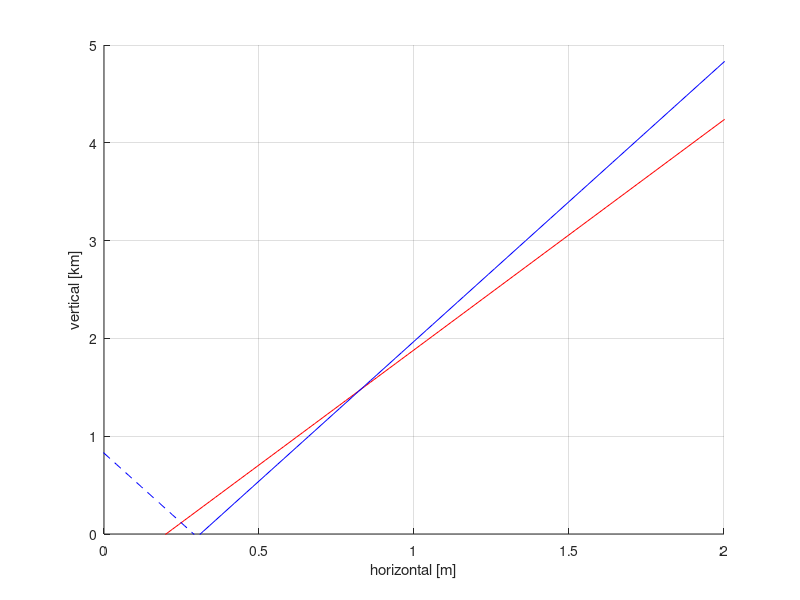

Source code (MATLAB):
clear all

% diametro do telescopio (mm)
tel_diam=400;

% campo de visao do telescopio (rad)
tel_fov=0.85e-3;

quantel_div=0.7e-3*2*2;
quantel_diam=5.3;

expansion=4;

% final diametro do laser (mm)
laser_diam=quantel_diam*expansion;

% final divergencia do laser (rad)
laser_div=quantel_div/expansion;

% separacao dos eixos (mm)
sepaxis=300;

% pos x da borda do telecopio (m)
x0=tel_diam*1e-3/2; 

% pos x da borda interna do laser (m);
x1=(sepaxis-laser_diam/2)*1e-3;

% pos x da borda externa do laser (m);
x2=(sepaxis+laser_diam/2)*1e-3;

%% equacao da borda do telecopio
x=[-20:0.02:20]; % m
ytel1=(x+x0)*tan(pi/2 + tel_fov/2);
ytel2=(x-x0)*tan(pi/2 - tel_fov/2);

%% equacao da borda interna do laser
ylaserIn=(x-x1)*tan(pi/2 +laser_div/2);
%% equacao da borda interna do laser
ylaserOut=(x-x2)*tan(pi/2 -laser_div/2);

figure(1); clf; hold on; grid on;
plot(x,ytel1*1e-3,'r--')
plot(x,ytel2*1e-3,'r')
ylim([0 5]);
xlim([0 2]);
xlabel('horizontal [m]');
ylabel('vertical [km]');

plot(x,ylaserIn*1e-3,'b--'); 
plot(x,ylaserOut*1e-3,'b'); 
%